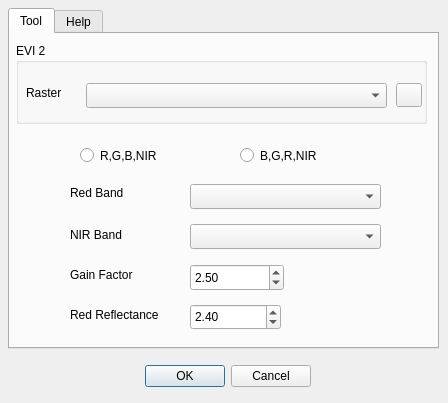
<?xml version="1.0" encoding="UTF-8"?>
<ui version="4.0">
 <class>Evi2Dialog</class>
 <widget class="QDialog" name="Evi2Dialog">
  <property name="geometry">
   <rect>
    <x>0</x>
    <y>0</y>
    <width>448</width>
    <height>403</height>
   </rect>
  </property>
  <property name="windowTitle">
   <string>EVI 2</string>
  </property>
  <widget class="QDialogButtonBox" name="buttonBox">
   <property name="geometry">
    <rect>
     <x>140</x>
     <y>360</y>
     <width>171</width>
     <height>32</height>
    </rect>
   </property>
   <property name="orientation">
    <enum>Qt::Horizontal</enum>
   </property>
   <property name="standardButtons">
    <set>QDialogButtonBox::Cancel|QDialogButtonBox::Ok</set>
   </property>
  </widget>
  <widget class="QTabWidget" name="tabWidget">
   <property name="geometry">
    <rect>
     <x>8</x>
     <y>8</y>
     <width>431</width>
     <height>341</height>
    </rect>
   </property>
   <property name="currentIndex">
    <number>0</number>
   </property>
   <widget class="QWidget" name="tab">
    <attribute name="title">
     <string>Tool</string>
    </attribute>
    <widget class="QGroupBox" name="groupBox_2">
     <property name="geometry">
      <rect>
       <x>6</x>
       <y>9</y>
       <width>411</width>
       <height>81</height>
      </rect>
     </property>
     <property name="title">
      <string>EVI 2</string>
     </property>
     <widget class="QComboBox" name="RastercomboBox">
      <property name="geometry">
       <rect>
        <x>70</x>
        <y>40</y>
        <width>301</width>
        <height>25</height>
       </rect>
      </property>
     </widget>
     <widget class="QLabel" name="label">
      <property name="geometry">
       <rect>
        <x>10</x>
        <y>40</y>
        <width>101</width>
        <height>20</height>
       </rect>
      </property>
      <property name="text">
       <string>Raster</string>
      </property>
     </widget>
     <widget class="QToolButton" name="refreshButton">
      <property name="geometry">
       <rect>
        <x>380</x>
        <y>40</y>
        <width>26</width>
        <height>24</height>
       </rect>
      </property>
      <property name="text">
       <string/>
      </property>
     </widget>
    </widget>
    <widget class="QRadioButton" name="RGBradioButton">
     <property name="geometry">
      <rect>
       <x>70</x>
       <y>110</y>
       <width>111</width>
       <height>23</height>
      </rect>
     </property>
     <property name="text">
      <string>R,G,B,NIR</string>
     </property>
    </widget>
    <widget class="QRadioButton" name="BGRradioButton">
     <property name="geometry">
      <rect>
       <x>230</x>
       <y>110</y>
       <width>111</width>
       <height>23</height>
      </rect>
     </property>
     <property name="text">
      <string>B,G,R,NIR</string>
     </property>
    </widget>
    <widget class="QComboBox" name="RedcomboBox">
     <property name="geometry">
      <rect>
       <x>180</x>
       <y>150</y>
       <width>191</width>
       <height>25</height>
      </rect>
     </property>
    </widget>
    <widget class="QComboBox" name="NIRcomboBox">
     <property name="geometry">
      <rect>
       <x>180</x>
       <y>190</y>
       <width>191</width>
       <height>25</height>
      </rect>
     </property>
    </widget>
    <widget class="QLabel" name="label_2">
     <property name="geometry">
      <rect>
       <x>60</x>
       <y>150</y>
       <width>71</width>
       <height>17</height>
      </rect>
     </property>
     <property name="text">
      <string>Red Band</string>
     </property>
    </widget>
    <widget class="QLabel" name="label_3">
     <property name="geometry">
      <rect>
       <x>60</x>
       <y>190</y>
       <width>71</width>
       <height>21</height>
      </rect>
     </property>
     <property name="text">
      <string>NIR Band</string>
     </property>
    </widget>
    <widget class="QLabel" name="label_7">
     <property name="geometry">
      <rect>
       <x>60</x>
       <y>230</y>
       <width>91</width>
       <height>21</height>
      </rect>
     </property>
     <property name="text">
      <string>Gain Factor</string>
     </property>
    </widget>
    <widget class="QgsDoubleSpinBox" name="GValue">
     <property name="geometry">
      <rect>
       <x>180</x>
       <y>230</y>
       <width>94</width>
       <height>27</height>
      </rect>
     </property>
     <property name="value">
      <double>2.500000000000000</double>
     </property>
    </widget>
    <widget class="QDoubleSpinBox" name="RedRefValue">
     <property name="geometry">
      <rect>
       <x>180</x>
       <y>270</y>
       <width>91</width>
       <height>26</height>
      </rect>
     </property>
     <property name="value">
      <double>2.400000000000000</double>
     </property>
    </widget>
    <widget class="QLabel" name="label_8">
     <property name="geometry">
      <rect>
       <x>60</x>
       <y>270</y>
       <width>111</width>
       <height>21</height>
      </rect>
     </property>
     <property name="text">
      <string>Red Reflectance</string>
     </property>
    </widget>
   </widget>
   <widget class="QWidget" name="tab_2">
    <attribute name="title">
     <string>Help</string>
    </attribute>
    <widget class="QLabel" name="label_5">
     <property name="geometry">
      <rect>
       <x>10</x>
       <y>-10</y>
       <width>411</width>
       <height>171</height>
      </rect>
     </property>
     <property name="text">
      <string>## Enhanced Vegetation Index 2 (EVI2)

The Enhanced Vegetation Index 2 (EVI2) is a modified version of the Enhanced Vegetation Index (EVI) that does not require the blue band, making it more applicable for sensors that do not have a blue band. 
EVI2 provides similar benefits to EVI in terms of vegetation monitoring, but simplifies the calculation by omitting the need for the blue band.</string>
     </property>
     <property name="textFormat">
      <enum>Qt::MarkdownText</enum>
     </property>
     <property name="wordWrap">
      <bool>true</bool>
     </property>
    </widget>
    <widget class="QLabel" name="label_4">
     <property name="geometry">
      <rect>
       <x>120</x>
       <y>190</y>
       <width>66</width>
       <height>17</height>
      </rect>
     </property>
     <property name="text">
      <string/>
     </property>
    </widget>
    <widget class="QLabel" name="label_6">
     <property name="geometry">
      <rect>
       <x>10</x>
       <y>150</y>
       <width>181</width>
       <height>21</height>
      </rect>
     </property>
     <property name="text">
      <string>&lt;html&gt;&lt;head/&gt;&lt;body&gt;&lt;p&gt;EVI&lt;span style=&quot; vertical-align:sub;&quot;&gt;2&lt;/span&gt; = 2.5 × &lt;span style=&quot; vertical-align:super;&quot;&gt;(NIR - R)&lt;/span&gt; / &lt;span style=&quot; vertical-align:sub;&quot;&gt;(NIR + 2.4R + 1)&lt;/span&gt;&lt;/p&gt;&lt;/body&gt;&lt;/html&gt;</string>
     </property>
     <property name="textFormat">
      <enum>Qt::RichText</enum>
     </property>
    </widget>
   </widget>
  </widget>
 </widget>
 <customwidgets>
  <customwidget>
   <class>QgsDoubleSpinBox</class>
   <extends>QDoubleSpinBox</extends>
   <header>qgsdoublespinbox.h</header>
  </customwidget>
 </customwidgets>
 <resources/>
 <connections>
  <connection>
   <sender>buttonBox</sender>
   <signal>accepted()</signal>
   <receiver>Evi2Dialog</receiver>
   <slot>accept()</slot>
   <hints>
    <hint type="sourcelabel">
     <x>248</x>
     <y>254</y>
    </hint>
    <hint type="destinationlabel">
     <x>157</x>
     <y>274</y>
    </hint>
   </hints>
  </connection>
  <connection>
   <sender>buttonBox</sender>
   <signal>rejected()</signal>
   <receiver>Evi2Dialog</receiver>
   <slot>reject()</slot>
   <hints>
    <hint type="sourcelabel">
     <x>316</x>
     <y>260</y>
    </hint>
    <hint type="destinationlabel">
     <x>286</x>
     <y>274</y>
    </hint>
   </hints>
  </connection>
 </connections>
</ui>
